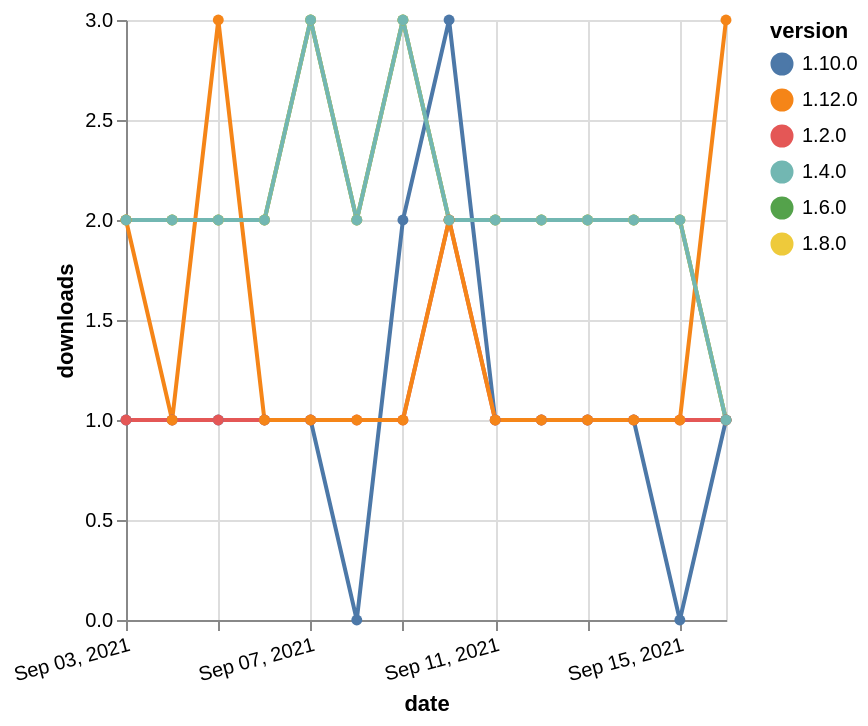

Express this chart as Vega-Lite.
### Vega-Lite specification from a JSON file in a GitHub repository (floating-point values rounded to 4 significant figures)
{"$schema": "https://vega.github.io/schema/vega-lite/v5.json", "description": "A simple bar chart with embedded data.", "data": {"values": [{"date": "2021-09-03", "total": 1499, "delta": 2, "version": "1.6.0"}, {"date": "2021-09-04", "total": 1501, "delta": 2, "version": "1.6.0"}, {"date": "2021-09-05", "total": 1503, "delta": 2, "version": "1.6.0"}, {"date": "2021-09-06", "total": 1505, "delta": 2, "version": "1.6.0"}, {"date": "2021-09-07", "total": 1508, "delta": 3, "version": "1.6.0"}, {"date": "2021-09-08", "total": 1510, "delta": 2, "version": "1.6.0"}, {"date": "2021-09-09", "total": 1513, "delta": 3, "version": "1.6.0"}, {"date": "2021-09-10", "total": 1515, "delta": 2, "version": "1.6.0"}, {"date": "2021-09-11", "total": 1517, "delta": 2, "version": "1.6.0"}, {"date": "2021-09-12", "total": 1519, "delta": 2, "version": "1.6.0"}, {"date": "2021-09-13", "total": 1521, "delta": 2, "version": "1.6.0"}, {"date": "2021-09-14", "total": 1523, "delta": 2, "version": "1.6.0"}, {"date": "2021-09-15", "total": 1525, "delta": 2, "version": "1.6.0"}, {"date": "2021-09-16", "total": 1526, "delta": 1, "version": "1.6.0"}, {"date": "2021-09-03", "total": 1026, "delta": 2, "version": "1.8.0"}, {"date": "2021-09-04", "total": 1028, "delta": 2, "version": "1.8.0"}, {"date": "2021-09-05", "total": 1030, "delta": 2, "version": "1.8.0"}, {"date": "2021-09-06", "total": 1032, "delta": 2, "version": "1.8.0"}, {"date": "2021-09-07", "total": 1035, "delta": 3, "version": "1.8.0"}, {"date": "2021-09-08", "total": 1037, "delta": 2, "version": "1.8.0"}, {"date": "2021-09-09", "total": 1040, "delta": 3, "version": "1.8.0"}, {"date": "2021-09-10", "total": 1042, "delta": 2, "version": "1.8.0"}, {"date": "2021-09-11", "total": 1044, "delta": 2, "version": "1.8.0"}, {"date": "2021-09-12", "total": 1046, "delta": 2, "version": "1.8.0"}, {"date": "2021-09-13", "total": 1048, "delta": 2, "version": "1.8.0"}, {"date": "2021-09-14", "total": 1050, "delta": 2, "version": "1.8.0"}, {"date": "2021-09-15", "total": 1052, "delta": 2, "version": "1.8.0"}, {"date": "2021-09-16", "total": 1053, "delta": 1, "version": "1.8.0"}, {"date": "2021-09-03", "total": 211, "delta": 1, "version": "1.10.0"}, {"date": "2021-09-04", "total": 212, "delta": 1, "version": "1.10.0"}, {"date": "2021-09-05", "total": 213, "delta": 1, "version": "1.10.0"}, {"date": "2021-09-06", "total": 214, "delta": 1, "version": "1.10.0"}, {"date": "2021-09-07", "total": 215, "delta": 1, "version": "1.10.0"}, {"date": "2021-09-08", "total": 215, "delta": 0, "version": "1.10.0"}, {"date": "2021-09-09", "total": 217, "delta": 2, "version": "1.10.0"}, {"date": "2021-09-10", "total": 220, "delta": 3, "version": "1.10.0"}, {"date": "2021-09-11", "total": 221, "delta": 1, "version": "1.10.0"}, {"date": "2021-09-12", "total": 222, "delta": 1, "version": "1.10.0"}, {"date": "2021-09-13", "total": 223, "delta": 1, "version": "1.10.0"}, {"date": "2021-09-14", "total": 224, "delta": 1, "version": "1.10.0"}, {"date": "2021-09-15", "total": 224, "delta": 0, "version": "1.10.0"}, {"date": "2021-09-16", "total": 225, "delta": 1, "version": "1.10.0"}, {"date": "2021-09-03", "total": 253, "delta": 1, "version": "1.2.0"}, {"date": "2021-09-04", "total": 254, "delta": 1, "version": "1.2.0"}, {"date": "2021-09-05", "total": 255, "delta": 1, "version": "1.2.0"}, {"date": "2021-09-06", "total": 256, "delta": 1, "version": "1.2.0"}, {"date": "2021-09-07", "total": 257, "delta": 1, "version": "1.2.0"}, {"date": "2021-09-08", "total": 258, "delta": 1, "version": "1.2.0"}, {"date": "2021-09-09", "total": 259, "delta": 1, "version": "1.2.0"}, {"date": "2021-09-10", "total": 261, "delta": 2, "version": "1.2.0"}, {"date": "2021-09-11", "total": 262, "delta": 1, "version": "1.2.0"}, {"date": "2021-09-12", "total": 263, "delta": 1, "version": "1.2.0"}, {"date": "2021-09-13", "total": 264, "delta": 1, "version": "1.2.0"}, {"date": "2021-09-14", "total": 265, "delta": 1, "version": "1.2.0"}, {"date": "2021-09-15", "total": 266, "delta": 1, "version": "1.2.0"}, {"date": "2021-09-16", "total": 267, "delta": 1, "version": "1.2.0"}, {"date": "2021-09-03", "total": 131, "delta": 2, "version": "1.12.0"}, {"date": "2021-09-04", "total": 132, "delta": 1, "version": "1.12.0"}, {"date": "2021-09-05", "total": 135, "delta": 3, "version": "1.12.0"}, {"date": "2021-09-06", "total": 136, "delta": 1, "version": "1.12.0"}, {"date": "2021-09-07", "total": 137, "delta": 1, "version": "1.12.0"}, {"date": "2021-09-08", "total": 138, "delta": 1, "version": "1.12.0"}, {"date": "2021-09-09", "total": 139, "delta": 1, "version": "1.12.0"}, {"date": "2021-09-10", "total": 141, "delta": 2, "version": "1.12.0"}, {"date": "2021-09-11", "total": 142, "delta": 1, "version": "1.12.0"}, {"date": "2021-09-12", "total": 143, "delta": 1, "version": "1.12.0"}, {"date": "2021-09-13", "total": 144, "delta": 1, "version": "1.12.0"}, {"date": "2021-09-14", "total": 145, "delta": 1, "version": "1.12.0"}, {"date": "2021-09-15", "total": 146, "delta": 1, "version": "1.12.0"}, {"date": "2021-09-16", "total": 149, "delta": 3, "version": "1.12.0"}, {"date": "2021-09-03", "total": 1655, "delta": 2, "version": "1.4.0"}, {"date": "2021-09-04", "total": 1657, "delta": 2, "version": "1.4.0"}, {"date": "2021-09-05", "total": 1659, "delta": 2, "version": "1.4.0"}, {"date": "2021-09-06", "total": 1661, "delta": 2, "version": "1.4.0"}, {"date": "2021-09-07", "total": 1664, "delta": 3, "version": "1.4.0"}, {"date": "2021-09-08", "total": 1666, "delta": 2, "version": "1.4.0"}, {"date": "2021-09-09", "total": 1669, "delta": 3, "version": "1.4.0"}, {"date": "2021-09-10", "total": 1671, "delta": 2, "version": "1.4.0"}, {"date": "2021-09-11", "total": 1673, "delta": 2, "version": "1.4.0"}, {"date": "2021-09-12", "total": 1675, "delta": 2, "version": "1.4.0"}, {"date": "2021-09-13", "total": 1677, "delta": 2, "version": "1.4.0"}, {"date": "2021-09-14", "total": 1679, "delta": 2, "version": "1.4.0"}, {"date": "2021-09-15", "total": 1681, "delta": 2, "version": "1.4.0"}, {"date": "2021-09-16", "total": 1682, "delta": 1, "version": "1.4.0"}]}, "width": "container", "mark": {"type": "line", "point": {"filled": true}}, "encoding": {"x": {"field": "date", "type": "temporal", "timeUnit": "yearmonthdate", "title": "date", "axis": {"labelAngle": -15}}, "y": {"field": "delta", "type": "quantitative", "title": "downloads"}, "color": {"field": "version", "type": "nominal"}, "tooltip": {"field": "delta"}}}
